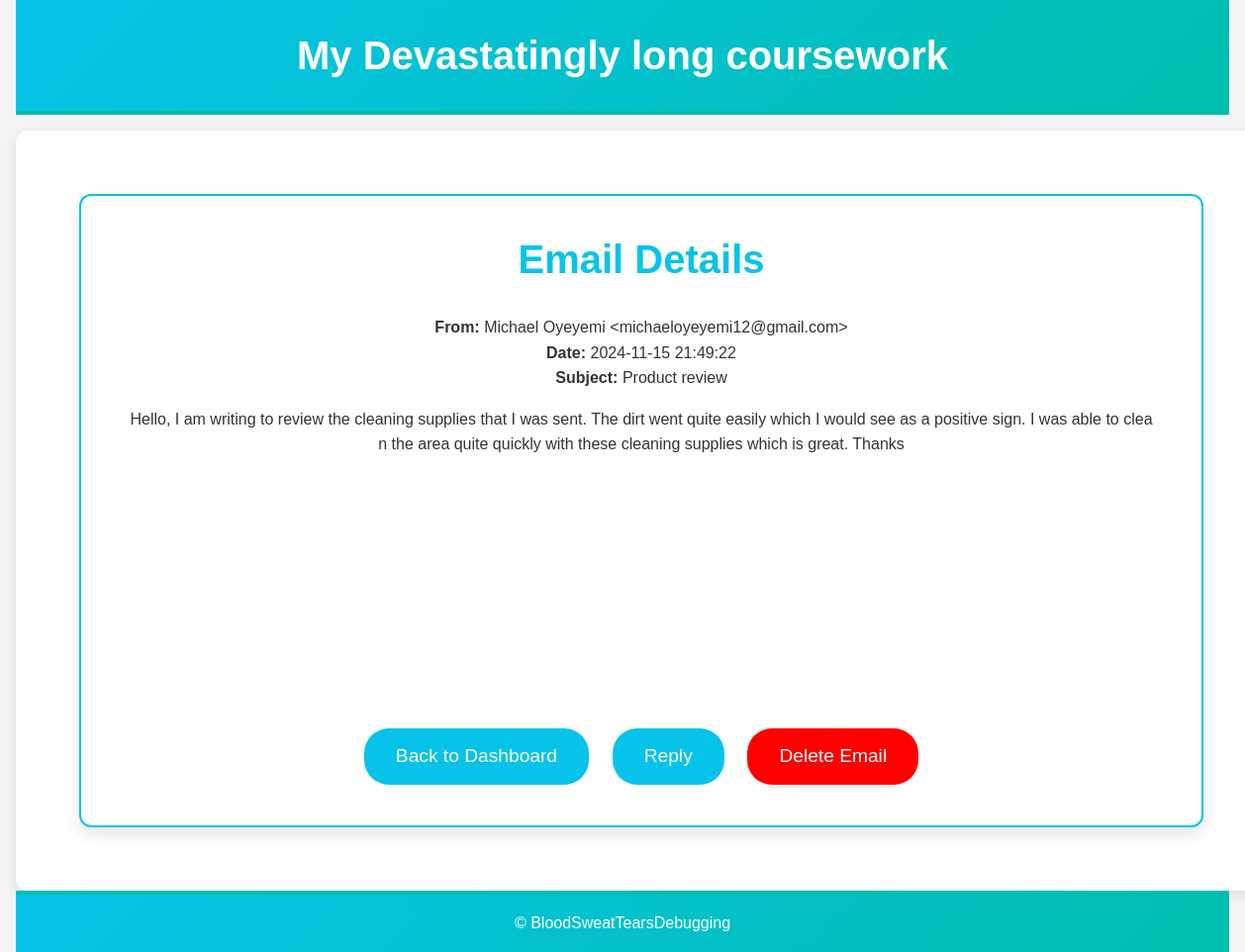
The page /email/19331cd8f0cc3ded (signed in) on the database its author committed.
### gmail_app.py (models this page shows)
class baseDatabaseModel(db.Model):
    __abstract__ = True
    createdAt = db.Column(db.DateTime, default=datetime.now)
    updatedAt = db.Column(db.DateTime, default=datetime.now, onupdate=datetime.now)

class Email(baseDatabaseModel):
    id = db.Column(db.String(32), primary_key=True)
    sender = db.Column(db.String(320), nullable=False)
    date = db.Column(db.DateTime())
    subject = db.Column(db.String(255), nullable=False)
    plain = db.Column(db.Text, nullable=False)
    sentiment = db.Column(db.String(10), nullable=True)
    snippet = db.Column(db.Text, nullable=False)
    username = db.Column(db.String(20), db.ForeignKey('user.username'), nullable=False)
    user = db.relationship('User', back_populates='emails')

### gmail_app.py (the view)
@app.route('/email/<email_id>')
@login_required
def view_email(email_id):
    email = Email.query.filter_by(id=email_id).first()
    return render_template('email.html', email=email)

### gmail_app.py (called while the page is built)
@login_manager.user_loader
def load_user(user_id):
    return User.query.get(int(user_id))

    def process_result_value(self, value, dialect):
        if value is not None:
            value = self.fernet.decrypt(value.encode()).decode()
        return value

### templates/email.html (shortened to what this page needs)
<!DOCTYPE html>
<html lang="en">
<head>
    <link rel="stylesheet" href="{{ url_for('static', filename='style.css') }}">
</head>
<body>
    <header>
        <div class="container">
            <h1>My Devastatingly long coursework</h1>
        </div>
    </header>
    <div class="container content">
        <div class="centered-box">
            <div class="box">
                <h1>Email Details</h1>
                <p><strong>From:</strong> {{ email.sender }}</p>
                <p><strong>Date:</strong> {{ email.date }}</p>
                <p><strong>Subject:</strong> {{ email.subject }}</p>
                <div class="email-content">
                    <p>{{ email.plain }}</p>
                </div>
                <a class="home-button" id="dashboard" href="{{ url_for('dashboard') }}">Back to Dashboard</a>
                <a class="home-button" id="dashboard" href="{{ url_for('sendEmail', recipient=email.sender) }}">Reply</a>
                <a class="home-button" id="Delete" href="{{ url_for('deleteEmail', email_id=email.id) }}">Delete Email</a>
            </div>
        </div>
    </div>
    <footer>
        <div class="container">
            <p>&copy; BloodSweatTearsDebugging</p>
        </div>
    </footer>
</body>
</html>

### static/style.css (style rules this page uses)
body, h1, h2, h3, p, ul, li, a { margin: 0; padding: 0; list-style: none; text-decoration: none; color: inherit; }
body { font-family: 'Arial', sans-serif; line-height: 1.6; background-color: #f4f4f4; color: #333; display: flex; flex-direction: column; min-height: 100vh; padding: 0 1rem; }
.container { width: 100%; max-width: 1200px; margin: 0 auto; }
header { background: linear-gradient(135deg, #07c3e9, #00bfae); color: #fff; padding: 1.5rem 0; text-align: center; border-bottom: 4px solid #00bfae; }
header h1 { font-size: 2.5rem; margin: 0; font-family: 'Arial', sans-serif; }
.content { flex: 1; display: flex; justify-content: center; align-items: center; padding: 2rem; background-color: #fff; box-shadow: 0 4px 12px rgba(0, 0, 0, 0.1); margin-top: 1rem; border-radius: 12px; }
.centered-box { display: flex; flex-direction: column; align-items: center; justify-content: center; width: 100%; max-width: 100%; padding: 2rem; }
.box { background-color: #ffffff; border-radius: 12px; box-shadow: 0 8px 16px rgba(0, 0, 0, 0.1); padding: 2rem; text-align: center; border: 2px solid #07c3e9; max-width: 100%; overflow: hidden; }
.box h1 { font-size: 2.5rem; color: #07c3e9; margin-bottom: 1.5rem; font-weight: bold; }
.home-button { background-color: #07c3e9; color: #fff; border: none; border-radius: 25px; padding: 0.8rem 2rem; font-size: 1.2rem; margin: 0.6rem; cursor: pointer; transition: background-color 0.3s ease, transform 0.3s ease; }
a { color: #07c3e9; text-decoration: none; font-size: 1rem; margin-top: 1rem; display: block; }
footer { background: linear-gradient(135deg, #07c3e9, #00bfae); color: #fff; text-align: center; padding: 1rem 0; margin-top: auto; border-top: 4px solid #00bfae; }
footer p { margin: 0; }
.email-content { height: 300px; overflow-y: auto; word-wrap: break-word; word-break: break-all; white-space: normal; padding: 1rem; }
#Delete { background-color: red; display: inline-block; }
#dashboard { display: inline-block; }

### rows shown on the page
Email: sender "Michael Oyeyemi <michaeloyeyemi12@gmail.com>", date "2024-11-15 21:49:22", subject "Product review", plain "Hello, I am writing to review the cleaning supplies that I was sent. The dirt went quite easily which I would see as a positive sign. I was able to clean the area quite quickly with these cleaning supplies which is great. Thanks"
